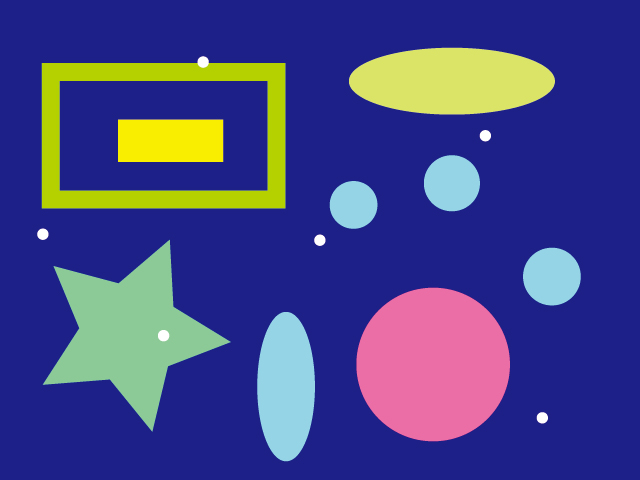
//> input picture src/09/hw/02/assets/sample.jpg, 640 x 480 px
$ ./main   (built with g++ and OpenCV 4)
//> lines starting //> are read from the running program, lines starting //| are printed output that depends on the picture; after the words box and inside, x2 and y2 are one past the last pixel; in counts of white or black regions, pixels touching at a corner belong together
#include <iostream>
#include <opencv2/opencv.hpp>

#define FILE_NAME_INPUT_1 "./assets/sample.jpg"
#define FILE_NAME_INPUT_2 "./assets/sample_rotate.jpg"
#define THRESHOLD 120

typedef struct
{
  int idx;
  double height;
  double width;
  double arc_len;
  double area;
  double circularity;
  bool is_rect;
} ContourStat;

ContourStat calc_contour_stat(const int idx, const std::vector<cv::Point> &contour)
{
  auto arc_len = cv::arcLength(contour, true);
  auto area = cv::contourArea(contour);
  auto circularity = (4 * M_PI * area) / (arc_len * arc_len);
  auto rect = cv::boundingRect(contour);
  auto height = static_cast<double>(rect.height);
  auto width = static_cast<double>(rect.width);

  // NOTE: 実面積と矩形面積の比率で矩形かどうかを判定.  誤差 10% なら矩形とみなす
  auto is_rect = (1 - (area / (height * width))) < 0.1;

  return {idx, height, width, arc_len, area, circularity, is_rect};
}

void print_contours_stat(const ContourStat &stat)
{
  printf("%2d: L=%10.2f, S=%10.2f, R=%.2f, H=%10.2f, W=%10.2f, IS_RECT=%s\n", stat.idx, stat.arc_len, stat.area,
         stat.circularity, stat.height, stat.width, stat.is_rect ? "true" : "false");
}

/**
 * 問題にて指定された図形領域らのインデックスを返す.
 *
 * +----------------------------------------+
 * | +-------------------------+    S_0     |
 * | |                     S_1 |  (画像全体) |
 * | | +--------------------+  |            |
 * | | |                S_2 |  |            |
 * | | |         +------+   |  |            |
 * | | |         |  S_3 |   |  |            |
 * | | |         +------+   |  |            |
 * | | +--------------------+  |            |
 * | +-------------------------+            |
 * +----------------------------------------+
 *
 * @return 図形領域のインデックス (<S_2>, <S_3>) のペア.
 */
std::pair<int, int> infer_rect_index(const std::vector<std::vector<cv::Point>> &contours)
{
  auto stats = std::vector<ContourStat>();
  {
    auto idx = 0;
    auto mapper = [&idx](const std::vector<cv::Point> &contour) { return calc_contour_stat(idx++, contour); };
    std::transform(contours.begin(), contours.end(), std::back_inserter(stats), mapper);
    std::for_each(stats.begin(), stats.end(), print_contours_stat);
  }

  auto stats_rect = std::vector<ContourStat>();
  {
    auto cond = [](const ContourStat &stat) { return stat.is_rect; };
    std::copy_if(stats.begin(), stats.end(), std::back_inserter(stats_rect), cond);
  }

  auto stats_rect_sorted = stats_rect;
  {
    auto comparer = [](const ContourStat &a, const ContourStat &b) { return a.height > b.height; };
    std::sort(stats_rect_sorted.begin(), stats_rect_sorted.end(), comparer);
  }

  return std::make_pair(stats_rect_sorted[2].idx, stats_rect_sorted[3].idx);
}

int main(int argc, const char *argv[])
{
  auto input1 = cv::imread(FILE_NAME_INPUT_1);
//> input1 is the input picture: 480 rows x 640 cols, CV_8UC3; mean B, G, R 135.1, 70.7, 68.8
  auto input2 = cv::imread(FILE_NAME_INPUT_2);
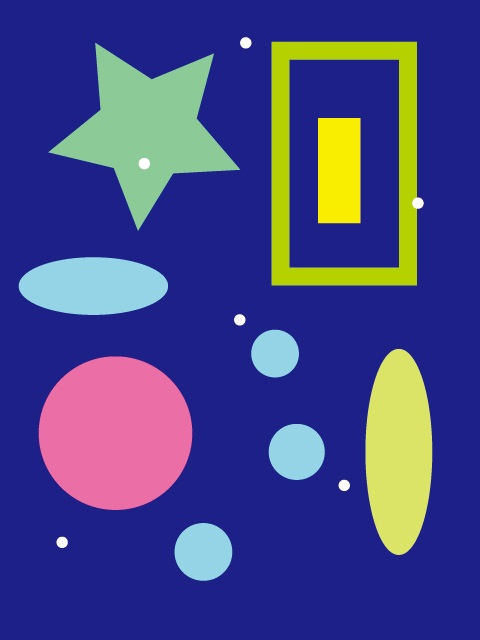
//> input picture src/09/hw/02/assets/sample_rotate.jpg, 480 x 640 px
//> input2 is the input picture: 640 rows x 480 cols, CV_8UC3; mean B, G, R 135.1, 70.7, 68.8
  if (input1.empty() || input2.empty())
  {
    fprintf(stderr, "読み込み失敗\n");
    return -1;
  }

  for (auto &input : {input1, input2})
  {
    auto input_bin = cv::Mat(input.size(), CV_8UC1);
    cv::cvtColor(input, input_bin, cv::COLOR_BGR2GRAY);
    cv::threshold(input_bin, input_bin, THRESHOLD, 255, cv::THRESH_BINARY_INV);

    // NOTE: `findContours` は入力画像を破壊的に変更するため一旦クローン
    auto input_bin_cloned = input_bin.clone();
    auto contours = std::vector<std::vector<cv::Point>>();
    cv::findContours(input_bin_cloned, contours, cv::RETR_LIST, cv::CHAIN_APPROX_NONE);

    auto output = input.clone();
    auto white = cv::Vec3b(255, 255, 255);
    auto magenta = cv::Vec3b(255, 0, 255);
    auto [idx_parent, idx_child] = infer_rect_index(contours);
    std::cout << "親図形: " << idx_parent << ", 子図形: " << idx_child << std::endl;
    cv::drawContours(output, contours, idx_parent, white, -1);
    cv::drawContours(output, contours, idx_child, magenta, -1);

    cv::imshow("output", output);
    cv::waitKey();
  }
//> this loop made 2 passes
//> (arc_len in calc_contour_stat, area in calc_contour_stat, circularity in calc_contour_stat, rect in calc_contour_stat, height in calc_contour_stat, width in calc_contour_stat, is_rect in calc_contour_stat, arc_len in calc_contour_stat (second call)) on passes 1 to 2: (40.63, 121, 0.921, Rect(536, 411, 13, 14), 14, 13, false, 361.8), (40.63, 121, 0.921, Rect(55, 536, 14, 13), 13, 14, false, 194.2)
//|  0: L=     40.63, S=    121.00, R=0.92, H=     14.00, W=     13.00, IS_RECT=false
//|  1: L=    361.76, S=   6938.00, R=0.67, H=    151.00, W=     60.00, IS_RECT=false
//|  2: L=    510.56, S=  18682.00, R=0.90, H=    155.00, W=    155.00, IS_RECT=false
//|  3: L=    194.17, S=   2703.00, R=0.90, H=     59.00, W=     60.00, IS_RECT=false
//> (the first 4 of 32 printed lines)
//> pass 1, `cv::cvtColor(input, input_bin, cv::COLOR_BGR2GRAY);`:
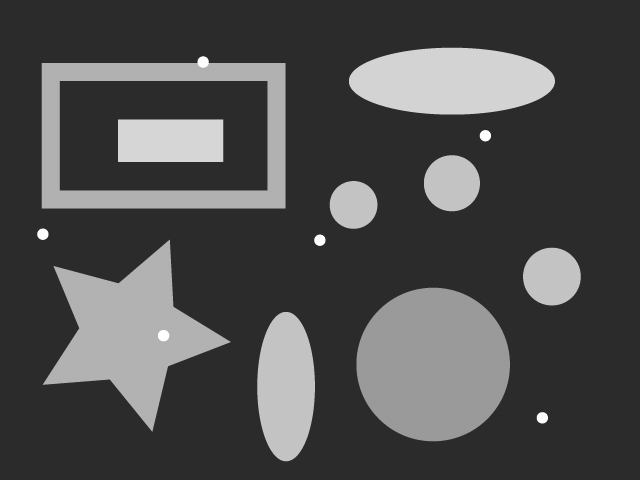
//> input_bin: 480 rows x 640 cols, CV_8UC1; min 41, max 255, mean 77.5
//> pass 1, `cv::threshold(input_bin, input_bin, THRESHOLD, 255, cv::THRESH_BINARY_..`:
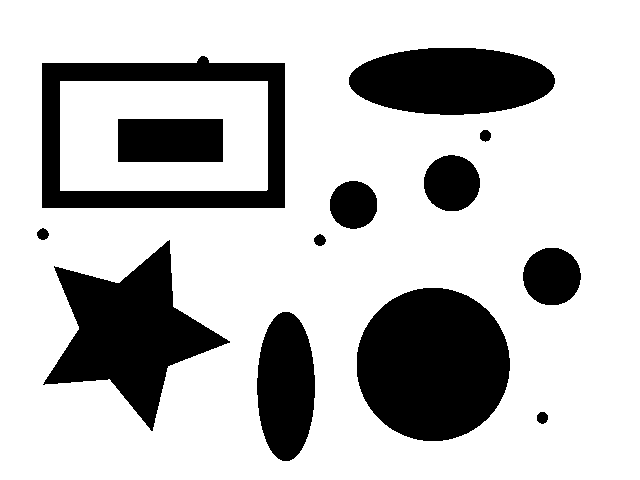
//> input_bin: 480 rows x 640 cols, CV_8UC1; 75.4% white; 13 black regions, largest, box (x1, y1, x2, y2) and area: (357, 288, 510, 441) 18465, (43, 240, 230, 431) 15110, (42, 56, 285, 208) 12421
//> pass 1, `cv::imshow("output", output);`:
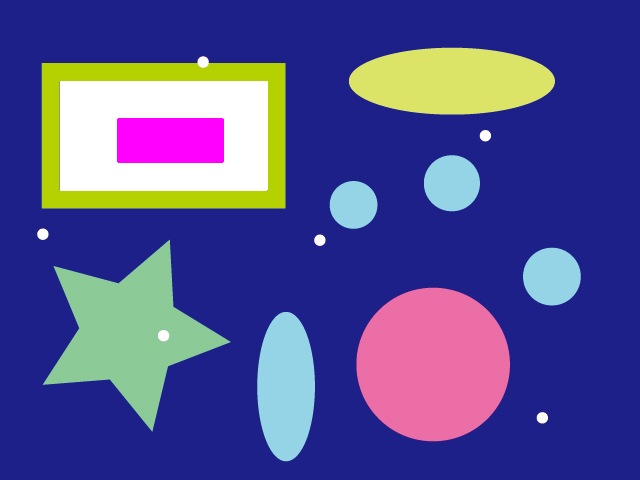
//> window 'output': 480 rows x 640 cols, CV_8UC3; mean B, G, R 145.9, 80.2, 82.4
//> pass 2, `cv::cvtColor(input, input_bin, cv::COLOR_BGR2GRAY);`:
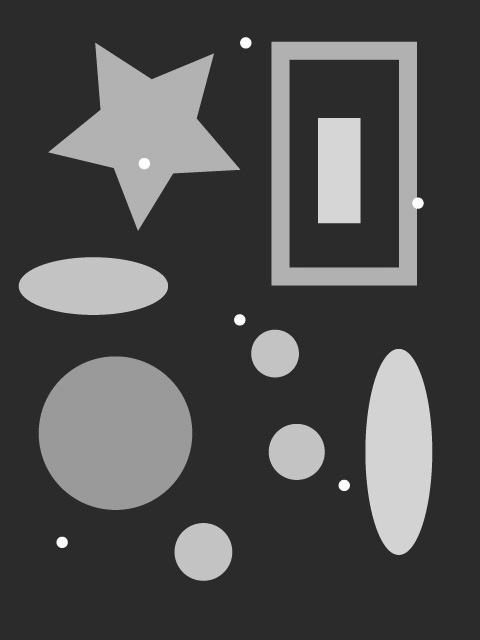
//> input_bin: 640 rows x 480 cols, CV_8UC1; min 35, max 255, mean 77.5

  return 0;
}
